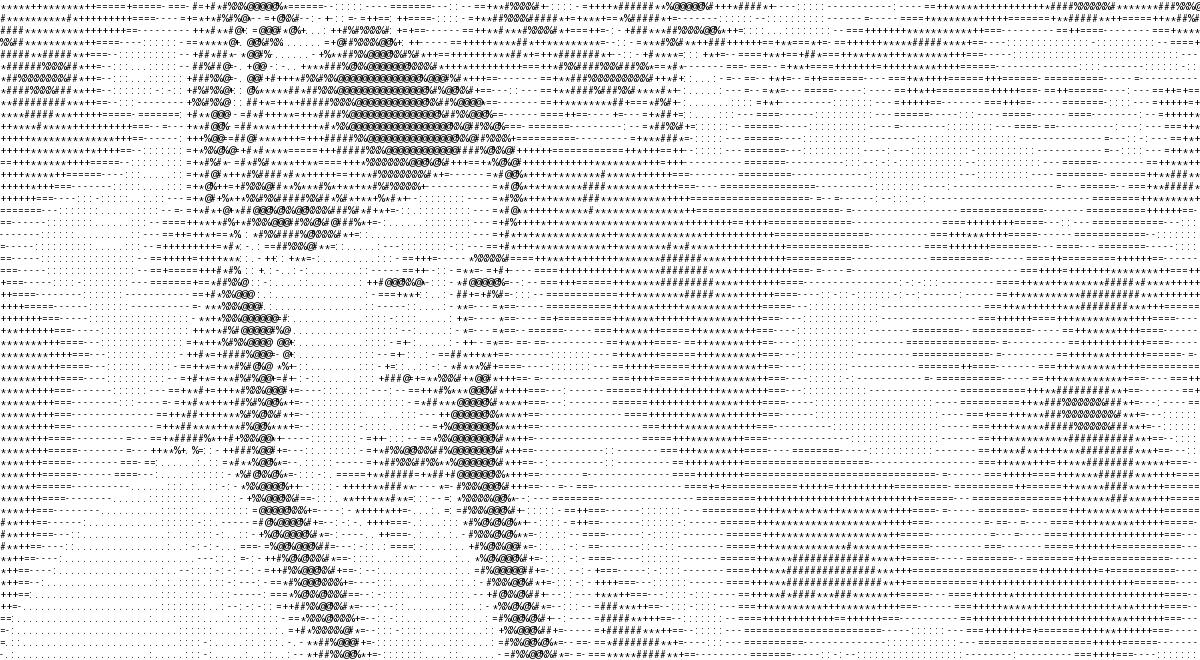
#> input picture demo/improved_art.jpg, 1200 x 660 px
$ python improved_ascii_art.py --input demo/improved_art.jpg
#> lines starting #> are read from the running program, lines starting #| are printed output that depends on the picture
"""
改进的ASCII艺术生成器
使用更精细的字符集和图像处理来生成更好的效果
"""
import argparse
import cv2
import numpy as np
from PIL import Image, ImageDraw, ImageFont

def get_args():
    parser = argparse.ArgumentParser("Improved ASCII Art Generator")
    parser.add_argument("--input", type=str, default="demo/input.jpg", help="输入图片路径")
    parser.add_argument("--output", type=str, default="demo/improved_art.jpg", help="输出图片路径")
    parser.add_argument("--width", type=int, default=150, help="输出宽度（字符数）")
    parser.add_argument("--invert", action="store_true", help="反转颜色（黑底白字）")
    return parser.parse_args()

def main():
    args = get_args()

    # 读取图片
    try:
        img = cv2.imread(args.input)
#> img is the input picture: shape (660, 1200, 3); min 0, max 255, mean 230.1
        if img is None:
            raise Exception("无法读取图片")

        # 转换为灰度图并调整对比度
        gray = cv2.cvtColor(img, cv2.COLOR_BGR2GRAY)

        # 调整对比度
        clahe = cv2.createCLAHE(clipLimit=3.0, tileGridSize=(8,8))
        gray = clahe.apply(gray)

        # 调整大小
        height, width = gray.shape
#> height = 660; width = 1200
        aspect_ratio = width / height
#> aspect_ratio = 1.82
        new_width = args.width
        new_height = int(new_width / aspect_ratio * 0.5)  # 修正字符的宽高比
#> new_height = 41

        resized = cv2.resize(gray, (new_width, new_height))
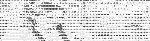
#> resized: shape (41, 150); min 20, max 255, mean 219.9

        # 定义字符集（从最暗到最亮）
        chars = "@%#*+=-:. "
        if args.invert:
            chars = chars[::-1]

        # 创建输出图片
        font_size = 10
        font = ImageFont.load_default()
        char_width, char_height = 6, 12  # 默认字体大小

        output_width = char_width * new_width
        output_height = char_height * new_height
#> output_height = 492
        output_img = Image.new('RGB', (output_width, output_height), color='white' if not args.invert else 'black')
#> output_img: PIL image 900x492 RGB; every value is 255
        draw = ImageDraw.Draw(output_img)

        # 生成ASCII艺术
        for i in range(new_height):
            for j in range(new_width):
                # 获取当前像素的亮度
                pixel = resized[i, j]
                # 将亮度映射到字符集
                char_index = int((pixel / 255) * (len(chars) - 1))
                char = chars[char_index]
                # 绘制字符
                x = j * char_width
                y = i * char_height
                fill_color = (0, 0, 0) if not args.invert else (255, 255, 255)
                draw.text((x, y), char, fill=fill_color, font=font)

        # 保存图片
        output_img.save(args.output)
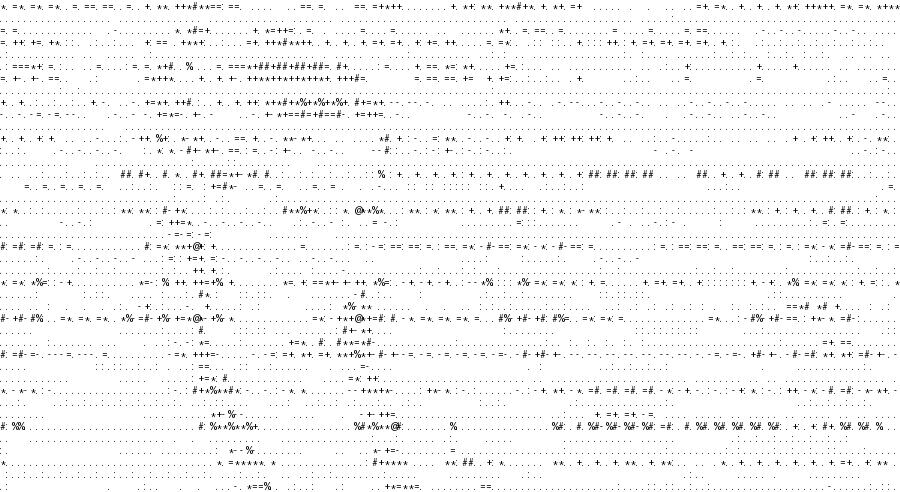
#> saved as improved_art.jpg: PIL image 900x492 RGB; min 3, max 255, mean 248.1
        print(f"ASCII艺术图片已保存到: {args.output}")

    except Exception as e:
        print(f"发生错误: {str(e)}")

if __name__ == "__main__":
    main()
